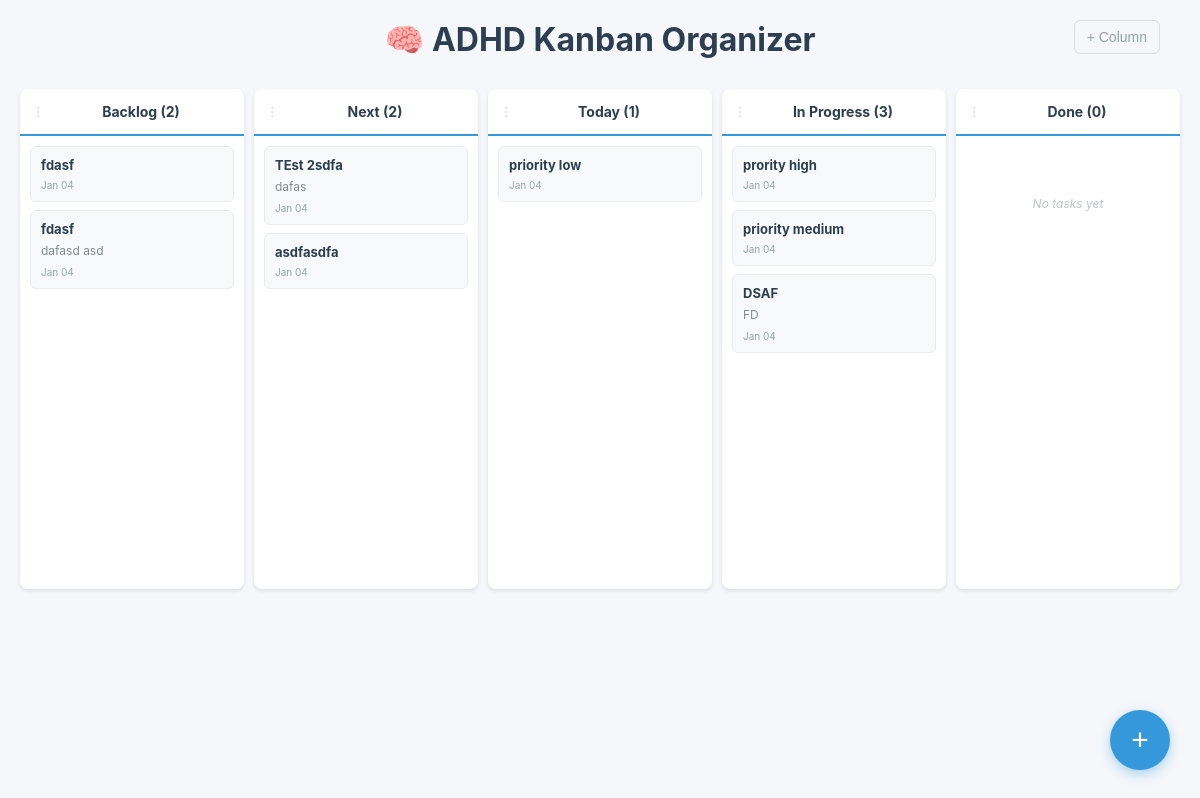
Before: / with the older database file.
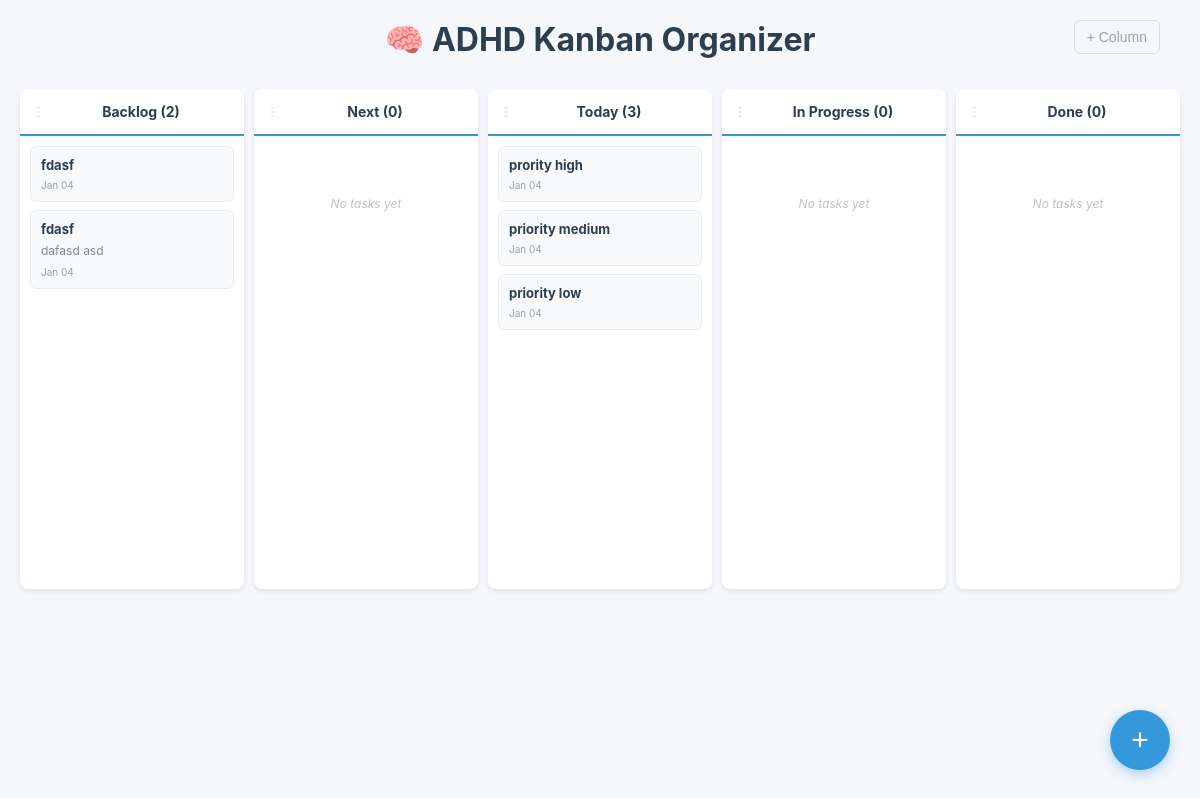
After: the same page with the newer database file.
### kanban/models.py (models this page shows, shortened)
class Column(models.Model):
    name = models.CharField(max_length=100)
    order = models.IntegerField(default=0, db_index=True)
    class Meta:
        ordering = ['order']

class Task(models.Model):
    title = models.CharField(max_length=200)
    description = models.TextField(blank=True)
    column = models.ForeignKey(
        Column,
        on_delete=models.CASCADE,
        related_name='tasks'
    )
    order = models.IntegerField(default=0, db_index=True)
    created_at = models.DateTimeField(default=timezone.now)
    updated_at = models.DateTimeField(auto_now=True)
    class Meta:
        ordering = ['order', '-created_at']

### kanban/views.py (the view)
# urls.py: path('', KanbanBoardView.as_view(), name='kanban_board'),
class KanbanBoardView(View):
    def get(self, request: HttpRequest):
        columns = Column.objects.all().prefetch_related('tasks')
        context = {
            'columns': columns,
        }
        get_token(request)
        return render(request, 'kanban/board.html', context)

### kanban/templates/kanban/board.html (shortened to what this page needs)
<!DOCTYPE html>
<html lang="en">
<head>
</head>
<body>
    <div class="header">
        <h1 id="page-title">🧠 ADHD Kanban Organizer</h1>
        <div class="column-settings">
            <button id="add-column-btn" title="Add new column">+ Column</button>
        </div>
    </div>
    <button id="add-task-btn" aria-label="Add new task">+</button>
    <div class="kanban-board">
        {% for column in columns %}
        <div class="column" data-column-id="{{ column.id }}" data-column-order="{{ column.order }}" role="region" aria-labelledby="column-header-{{ column.id }}">
            <div id="column-header-{{ column.id }}" class="column-header">
                <span class="drag-handle" title="Drag to reorder">⋮</span>
                <div class="column-title" data-column-id="{{ column.id }}">
                    {{ column.name }} ({{ column.tasks.count }})
                </div>
            </div>
            <div class="tasks" role="list">
                {% for task in column.tasks.all %}
                <div class="task" data-task-id="{{ task.id }}" data-order="{{ task.order }}" draggable="true" role="listitem" aria-grabbed="false">
                    <div class="task-title">{{ task.title }}</div>
                    {% if task.description %}
                    <div class="task-description">{{ task.description }}</div>
                    {% endif %}
                    <div class="task-meta">{{ task.created_at|date:"M d" }}</div>
                </div>
                {% empty %}
                <div class="empty-column" role="note">No tasks yet</div>
                {% endfor %}
            </div>
        </div>
        {% endfor %}
    </div>
</body>
</html>

### kanban/templates/kanban/board.html (style rules this page uses)
* { margin: 0; padding: 0; box-sizing: border-box; }
body { font-family: -apple-system, BlinkMacSystemFont, 'Segoe UI', Roboto, sans-serif; background-color: #f5f7fa; padding: 20px; }
.header { text-align: center; margin-bottom: 30px; position: relative; }
h1 { color: #2c3e50; }
.column-settings { position: absolute; top: 0; right: 20px; }
#add-column-btn { background: transparent; color: #95a5a6; padding: 8px 12px; border: 1px solid #ddd; border-radius: 6px; font-size: 14px; cursor: pointer; transition: all 0.2s; }
#add-task-btn { position: fixed; bottom: 30px; right: 30px; width: 60px; height: 60px; border-radius: 50%; background: #3498db; color: white; border: none; font-size: 30px; cursor: pointer; box-shadow: 0 4px 12px rgba(52, 152, 219, 0.4); transition: all 0.3s; z-index: 100; }
.kanban-board { display: flex; flex-wrap: nowrap; gap: 10px; max-width: 100%; margin: 0 auto; padding-bottom: 20px; }
.column { flex: 1 1 0; min-width: 0; background: white; border-radius: 8px; box-shadow: 0 2px 4px rgba(0,0,0,0.1); min-height: 500px; transition: box-shadow 0.2s; overflow: hidden; }
.column-header { padding: 10px 12px; font-weight: bold; font-size: 14px; border-bottom: 2px solid #ecf0f1; text-align: center; color: #2c3e50; border-bottom-color: #3498db; position: relative; display: flex; align-items: center; justify-content: center; gap: 6px; }
.drag-handle { font-size: 12px; color: #bdc3c7; cursor: grab; user-select: none; opacity: 0.5; transition: opacity 0.2s; flex-shrink: 0; }
.column-title { flex: 1; min-width: 0; cursor: pointer; padding: 4px 6px; border-radius: 4px; transition: background 0.2s; white-space: nowrap; overflow: hidden; text-overflow: ellipsis; }
.tasks { padding: 10px; min-height: 400px; }
.task { background: #f8f9fa; border: 1px solid #e9ecef; border-radius: 6px; padding: 10px; margin-bottom: 8px; cursor: grab; transition: all 0.2s; user-select: none; position: relative; }
.task-title { font-weight: bold; margin-bottom: 6px; color: #2c3e50; font-size: 13px; word-wrap: break-word; overflow-wrap: break-word; padding-right: 45px; }
.task-description { color: #7f8c8d; font-size: 12px; line-height: 1.4; word-wrap: break-word; overflow-wrap: break-word; }
.task-meta { font-size: 10px; color: #95a5a6; margin-top: 6px; }
.empty-column { text-align: center; color: #bdc3c7; font-size: 12px; font-style: italic; margin-top: 50px; padding: 0 5px; }

Changed rows visible on the page:
removed Column: name "Next", tasks.count "2"
removed Task: title "TEst 2sdfa", description "dafas", created_at "Jan 04", shown under "Next"
removed Task: title "asdfasdfa", created_at "Jan 04", shown under "Next"
removed Task: title "DSAF", description "FD", created_at "Jan 04", shown under Column "In Progress"
added Column: name "Next", tasks.count "0"
changed Column "Today": tasks.count "1" → "3"; gains Task (title "prority high", created_at "Jan 04"); gains Task (title "priority medium", created_at "Jan 04")
changed Column "In Progress": tasks.count "3" → "0"; loses Task (title "prority high", created_at "Jan 04"); loses Task (title "priority medium", created_at "Jan 04"); now shows "No tasks yet"
